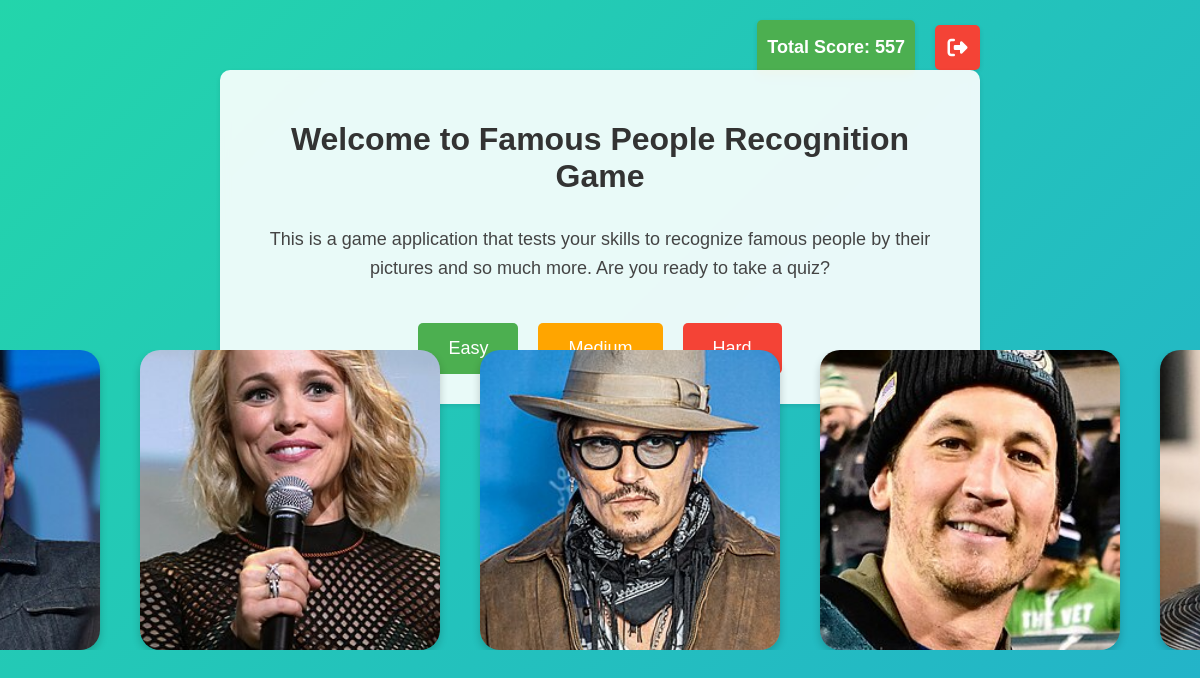
The page / (signed in) on the database as committed earlier.
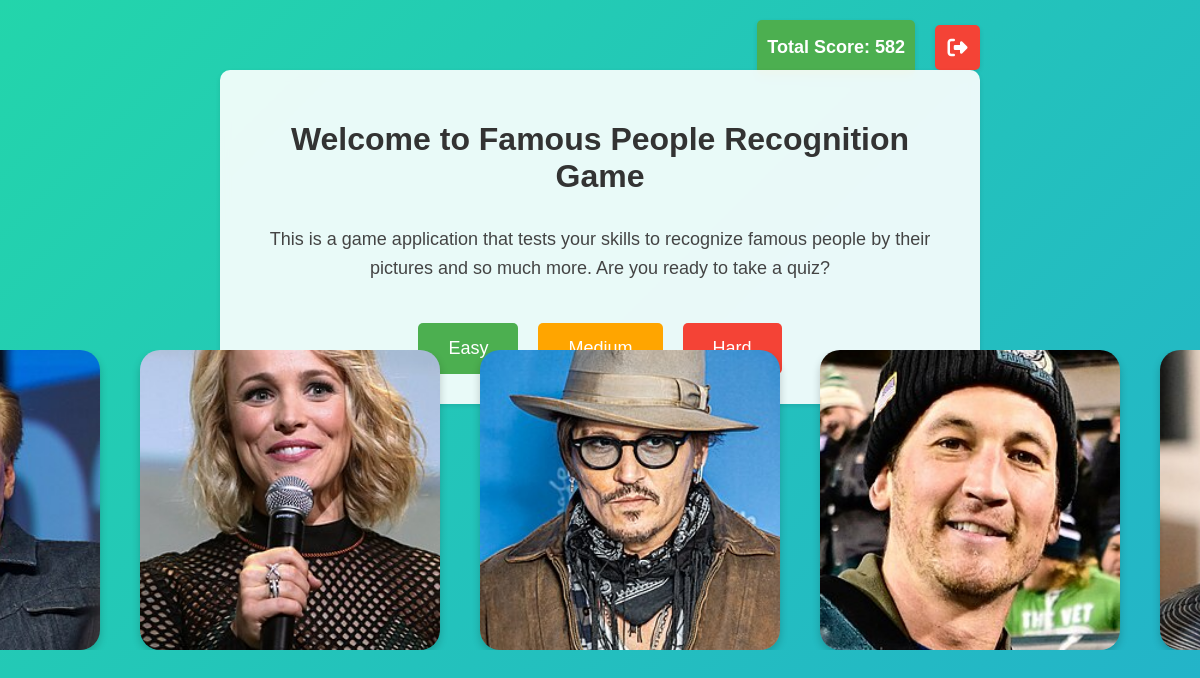
The same page on the database as committed later.
### members/models.py (models this page shows)
class CustomUser(User):
    score = models.IntegerField(default=0)
    best_score_easy = models.IntegerField(default=0)
    best_score_medium = models.IntegerField(default=0)
    best_score_hard = models.IntegerField(default=0)

### members/views.py (the view)
# urls.py: path('', views.difficulty, name='difficulty'),
def difficulty(request):
    if not request.user.is_authenticated:
        return redirect('login')
    request.session['guess_count'] = 0
    request.session['session_score'] = 0
    user = CustomUser.objects.get(id=request.user.id)
    random_people = get_random_images(40)  # Get 40 images for the conveyor belt
    return render(request, 'difficulty.html', {
        'user': user,
        'random_people': random_people
    })

### members/views.py (called while the page is built)
def get_random_images(count=90):
    all_people = list(FamousPerson.objects.all())
    if len(all_people) < count:
        return all_people
    return random.sample(all_people, count)

### members/templates/difficulty.html (shortened to what this page needs)
<!DOCTYPE html>
<html>
<head>
    <link rel="stylesheet" href="https://cdnjs.cloudflare.com/ajax/libs/font-awesome/6.5.1/css/all.min.css">
</head>
<body>
    <div class="top-right">
        <div class="score-display">
            Total Score: {{ user.score }}
        </div>
        <a href="{% url 'logout' %}" class="logout-button" title="Logout">
            <i class="fas fa-sign-out-alt"></i>
        </a>
    </div>
    <div class="container">
        <h1>Welcome to Famous People Recognition Game</h1>
        <div class="description">
            <p>This is a game application that tests your skills to recognize famous people by their pictures and so much more. Are you ready to take a quiz?</p>
        </div>
        <div class="button-container">
            <a href="{% url 'quiz' 'easy' %}" class="difficulty-button easy">Easy</a>
            <a href="{% url 'quiz' 'medium' %}" class="difficulty-button medium">Medium</a>
            <a href="{% url 'quiz' 'hard' %}" class="difficulty-button hard">Hard</a>
        </div>
    </div>
    <div class="conveyor-section">
        <div class="conveyor-belt">
            <div class="conveyor-track">
                {% for person in random_people %}
                <div class="conveyor-item">
                    <img src="{{ person.image.url }}" alt="{{ person.name }}">
                </div>
                {% endfor %}
            </div>
        </div>
    </div>
</body>
</html>

Rows that differ between the two databases and show on the page:
changed CustomUser: score "557" → "582"
